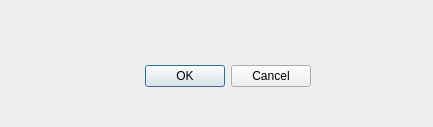
<?xml version="1.0" encoding="UTF-8"?>
<ui version="4.0">
 <class>AboutDialog</class>
 <widget class="QDialog" name="AboutDialog">
  <property name="geometry">
   <rect>
    <x>0</x>
    <y>0</y>
    <width>433</width>
    <height>127</height>
   </rect>
  </property>
  <property name="windowTitle">
   <string>Dialog</string>
  </property>
  <widget class="QDialogButtonBox" name="buttonBox">
   <property name="geometry">
    <rect>
     <x>-30</x>
     <y>60</y>
     <width>341</width>
     <height>32</height>
    </rect>
   </property>
   <property name="orientation">
    <enum>Qt::Horizontal</enum>
   </property>
   <property name="standardButtons">
    <set>QDialogButtonBox::Cancel|QDialogButtonBox::Ok</set>
   </property>
  </widget>
 </widget>
 <resources/>
 <connections>
  <connection>
   <sender>buttonBox</sender>
   <signal>accepted()</signal>
   <receiver>AboutDialog</receiver>
   <slot>accept()</slot>
   <hints>
    <hint type="sourcelabel">
     <x>248</x>
     <y>254</y>
    </hint>
    <hint type="destinationlabel">
     <x>157</x>
     <y>274</y>
    </hint>
   </hints>
  </connection>
  <connection>
   <sender>buttonBox</sender>
   <signal>rejected()</signal>
   <receiver>AboutDialog</receiver>
   <slot>reject()</slot>
   <hints>
    <hint type="sourcelabel">
     <x>316</x>
     <y>260</y>
    </hint>
    <hint type="destinationlabel">
     <x>286</x>
     <y>274</y>
    </hint>
   </hints>
  </connection>
 </connections>
</ui>
